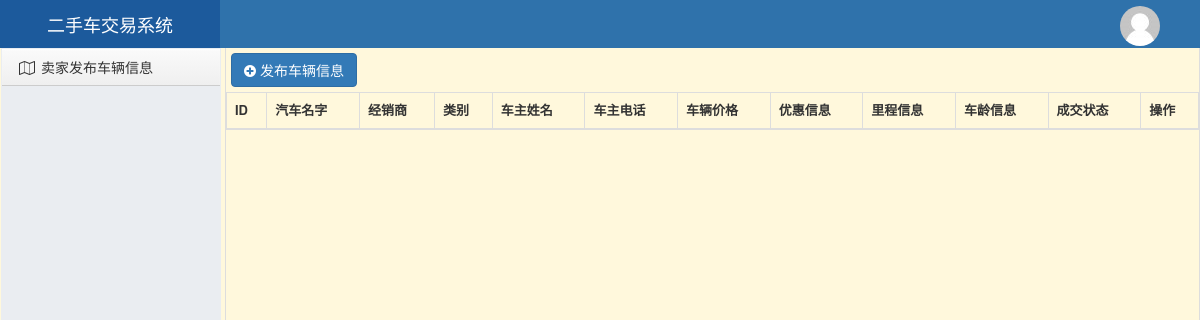
/data/selllist/, run on an earlier commit of the app's database.
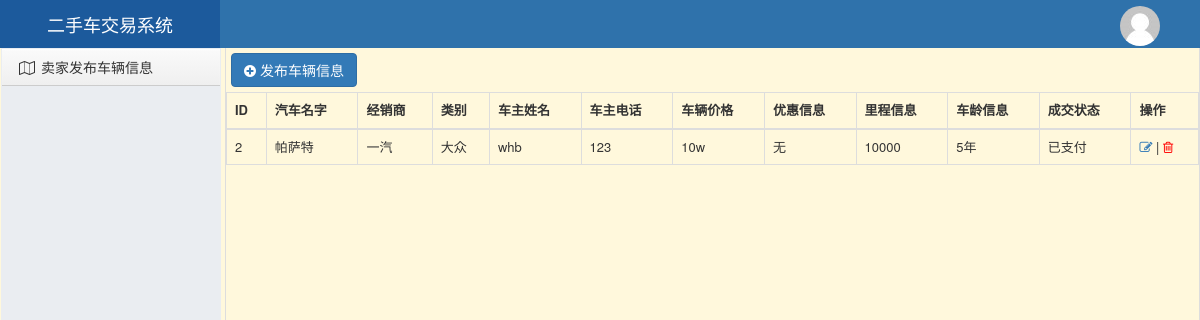
And on a later commit of the database.
### data/models.py (models this page shows, shortened)
class CarInfo(models.Model):
    carname = models.CharField(verbose_name="汽车名称",max_length=32)
    carfirm = models.ForeignKey(verbose_name="所属经销商",to=Carfirm,on_delete=models.CASCADE)
    cartype = models.ForeignKey(verbose_name="所属类别",to=Cartype,on_delete=models.CASCADE)
    carsell = models.CharField(verbose_name="车主姓名",max_length=32)
    carphone = models.CharField(verbose_name="车主电话",max_length=32)
    carsize = models.CharField(verbose_name="车辆价格",max_length=32)
    carbetter = models.CharField(verbose_name="优惠信息",max_length=32)
    carother = models.CharField(verbose_name="车辆里程",max_length=32)
    carage = models.CharField(verbose_name="车辆车龄",max_length=32,default=None)
    catstatus = models.CharField(verbose_name="成交状态",
                                 choices=(('待支付','待支付'),('已支付','已支付')),max_length=32, default="待支付")

class Carfirm(models.Model):
    firm = models.CharField(verbose_name="商品厂商",max_length=32)
    def __str__(self):
        return self.firm

class Cartype(models.Model):
    type = models.CharField(verbose_name="商品类别",max_length=32)
    def __str__(self):
        return self.type

### data/views/home.py (the view)
def selllist(request):
    sell_queryset = models.CarInfo.objects.all()
    return render(request, 'selllist.html', {"sell_queryset": sell_queryset})

### data/templates/selllist.html (shortened to what this page needs)
{% extends 'selllayout.html' %}
{% block content %}
    <div style="margin: 5px;">
<a href="/data/addsell/" class="btn btn-primary"><i class="fa fa-plus-circle" aria-hidden="true"></i> 发布车辆信息</a>
    </div>
    <table class="table table-bordered">
        <thead>
            <tr>
                <th>ID</th>
                <th>汽车名字</th>
                <th>经销商</th>
                <th>类别</th>
                <th>车主姓名</th>
                <th>车主电话</th>
                <th>车辆价格</th>
                <th>优惠信息</th>
                <th>里程信息</th>
                <th>车龄信息</th>
                <th>成交状态</th>
                <th>操作</th>
            </tr>
        </thead>
        <tbody>
            {% for row in sell_queryset %}
                <tr>
                    <td>{{ row.id }}</td>
                    <td>{{ row.carname }}</td>
                    <td>{{ row.carfirm }}</td>
                    <td>{{ row.cartype }}</td>
                    <td>{{ row.carsell }}</td>
                    <td>{{ row.carphone }}</td>
                    <td>{{ row.carsize }}</td>
                    <td>{{ row.carbetter }}</td>
                    <td>{{ row.carother }}</td>
                    <td>{{ row.carage }}</td>
                    <td>{{ row.catstatus }}</td>
                    <td>
                        <a href="/data/editsell/{{ row.id }}"><i class="fa fa-pencil-square-o" aria-hidden="true"></i></a>
                        |
                        <a href="/data/delsell/{{ row.id }}" style="color: red;">
                             <i class="fa fa-trash-o" aria-hidden="true"></i>
                        </a>
                    </td>
                </tr>
            {% endfor %}
        </tbody>
    </table>
{% endblock %}

What changed in the data, as far as the page shows it:
added CarInfo: id "2", carname "帕萨特", carfirm "一汽", cartype "大众", carsell "whb", carphone "123", carsize "10w", carbetter "无", carother "10000", carage "5年", catstatus "已支付"
